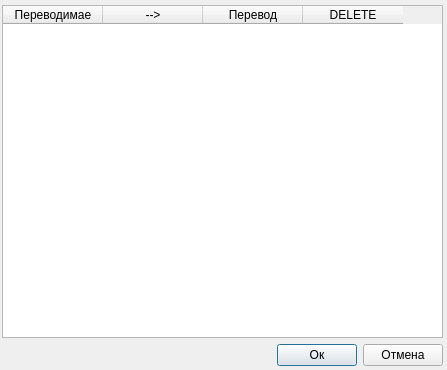
<?xml version="1.0" encoding="UTF-8"?>
<ui version="4.0">
 <class>TranslationTable</class>
 <widget class="QDialog" name="TranslationTable">
  <property name="geometry">
   <rect>
    <x>0</x>
    <y>0</y>
    <width>447</width>
    <height>370</height>
   </rect>
  </property>
  <property name="windowTitle">
   <string>Dialog</string>
  </property>
  <widget class="QWidget" name="verticalLayoutWidget">
   <property name="geometry">
    <rect>
     <x>2</x>
     <y>5</y>
     <width>441</width>
     <height>361</height>
    </rect>
   </property>
   <layout class="QVBoxLayout" name="verticalLayout">
    <item>
     <widget class="QTableWidget" name="table_dict">
      <property name="layoutDirection">
       <enum>Qt::LeftToRight</enum>
      </property>
      <property name="lineWidth">
       <number>1</number>
      </property>
      <property name="editTriggers">
       <set>QAbstractItemView::NoEditTriggers</set>
      </property>
      <property name="alternatingRowColors">
       <bool>false</bool>
      </property>
      <property name="selectionBehavior">
       <enum>QAbstractItemView::SelectItems</enum>
      </property>
      <property name="textElideMode">
       <enum>Qt::ElideRight</enum>
      </property>
      <property name="verticalScrollMode">
       <enum>QAbstractItemView::ScrollPerPixel</enum>
      </property>
      <property name="horizontalScrollMode">
       <enum>QAbstractItemView::ScrollPerPixel</enum>
      </property>
      <property name="showGrid">
       <bool>true</bool>
      </property>
      <property name="columnCount">
       <number>4</number>
      </property>
      <attribute name="horizontalHeaderVisible">
       <bool>true</bool>
      </attribute>
      <attribute name="horizontalHeaderCascadingSectionResizes">
       <bool>false</bool>
      </attribute>
      <attribute name="horizontalHeaderMinimumSectionSize">
       <number>50</number>
      </attribute>
      <attribute name="horizontalHeaderDefaultSectionSize">
       <number>100</number>
      </attribute>
      <attribute name="horizontalHeaderHighlightSections">
       <bool>true</bool>
      </attribute>
      <attribute name="horizontalHeaderShowSortIndicator" stdset="0">
       <bool>false</bool>
      </attribute>
      <attribute name="verticalHeaderDefaultSectionSize">
       <number>30</number>
      </attribute>
      <column>
       <property name="text">
        <string>Переводимае</string>
       </property>
      </column>
      <column>
       <property name="text">
        <string> --&gt; </string>
       </property>
      </column>
      <column>
       <property name="text">
        <string>Перевод</string>
       </property>
      </column>
      <column>
       <property name="text">
        <string>DELETE</string>
       </property>
      </column>
     </widget>
    </item>
    <item>
     <layout class="QHBoxLayout" name="horizontalLayout_2">
      <item>
       <spacer name="horizontalSpacer">
        <property name="orientation">
         <enum>Qt::Horizontal</enum>
        </property>
        <property name="sizeHint" stdset="0">
         <size>
          <width>40</width>
          <height>20</height>
         </size>
        </property>
       </spacer>
      </item>
      <item>
       <widget class="QPushButton" name="pb_ok_del">
        <property name="text">
         <string>Ок</string>
        </property>
       </widget>
      </item>
      <item>
       <widget class="QPushButton" name="pb_cancel">
        <property name="text">
         <string>Отмена</string>
        </property>
       </widget>
      </item>
     </layout>
    </item>
   </layout>
  </widget>
 </widget>
 <resources/>
 <connections/>
</ui>
